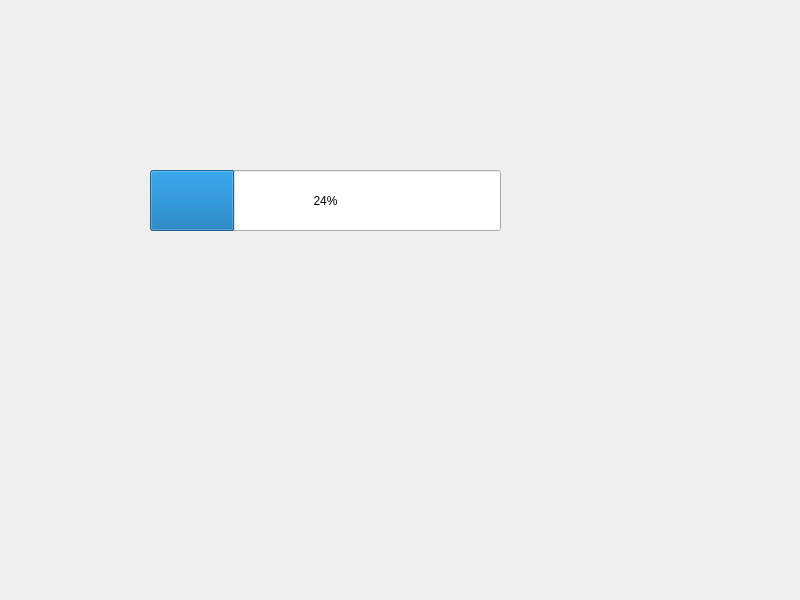
<?xml version="1.0" encoding="UTF-8"?>
<ui version="4.0">
 <class>Widget</class>
 <widget class="QWidget" name="Widget">
  <property name="geometry">
   <rect>
    <x>0</x>
    <y>0</y>
    <width>800</width>
    <height>600</height>
   </rect>
  </property>
  <property name="windowTitle">
   <string>Widget</string>
  </property>
  <widget class="QProgressBar" name="progressBar">
   <property name="geometry">
    <rect>
     <x>150</x>
     <y>170</y>
     <width>351</width>
     <height>61</height>
    </rect>
   </property>
   <property name="value">
    <number>24</number>
   </property>
  </widget>
 </widget>
 <resources/>
 <connections/>
</ui>
